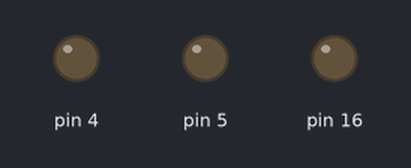
Recording of a sketch running on a simulated Arduino Uno, built with avr-gcc and run on an emulated ATmega328P. Shown: output pins drawn as LEDs (lit = HIGH).

Above: at 0.1 s.
At 8.47 s:
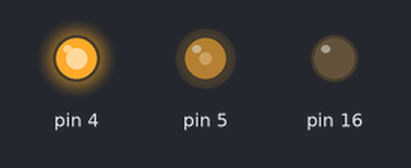
At 14.82 s:
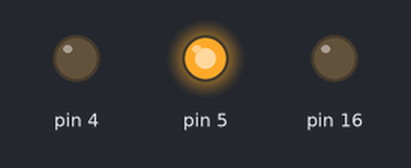
At 29.0 s:
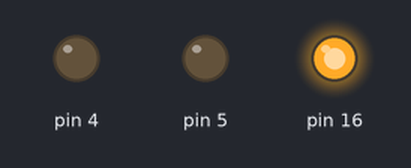
At 29.5 s:
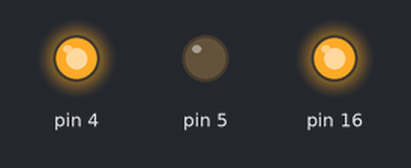
At 30.8 s:
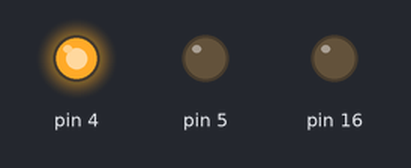
Timing chart, 0 to 40.0 s (numbered marks = the images above):
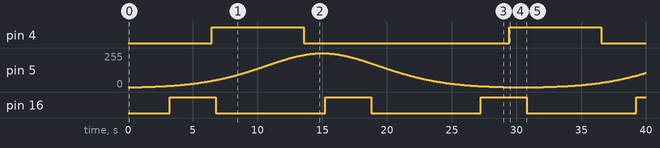

The sketch:

NodeMCU.ino
```cpp
#include <jled.h>

#define ledRed 16
#define ledGreen 4
#define ledBlue 5

JLed leds[] = {
    JLed(ledRed).Breathe(10000).DelayAfter(2000).Forever(),
    JLed(ledGreen).Breathe(20000).DelayAfter(3000).Forever(),
    JLed(ledBlue).Breathe(30000).DelayAfter(1000).Forever(),
};

JLedSequence sequence(JLedSequence::eMode::PARALLEL, leds);

void setup() { }

void loop() {
    sequence.Update();
    delay(1);
}
```

Measured:
- by itself, pin 4: alternates HIGH for 7.1 s and LOW for 15.9 s
- by itself, pin 5: 0/255 → 1/255 at 1.1 s, → 2/255 0.44 s later, → 3/255 0.33 s later, → 4/255 0.28 s later, … (613 changes in this stretch)
- by itself, pin 16: alternates HIGH for 3.5 s and LOW for 8.5 s
